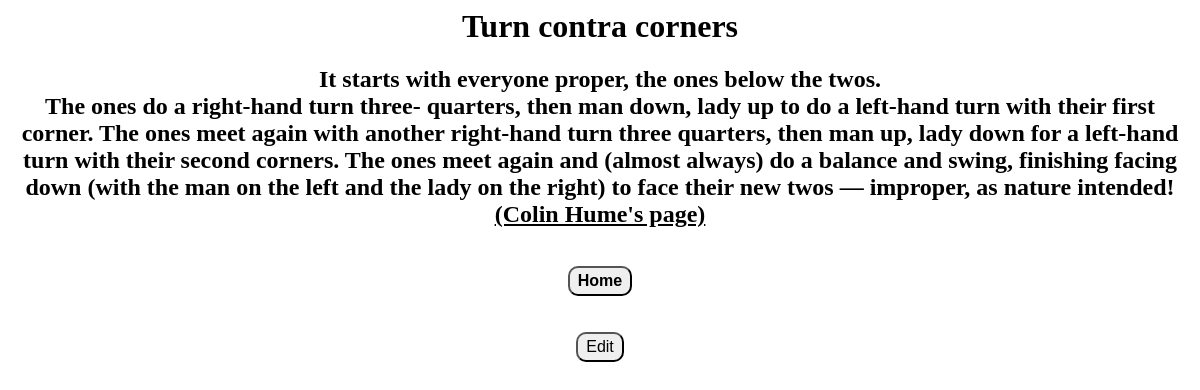
Page /ShowDesc.php/?cardId=20 on the committed database.
### tables this page shows
CREATE TABLE cards (
card_id integer PRIMARY KEY,
title TEXT NOT NULL,
description TEXT
, grouping TEXT);

### database.php (called while the page is built, shortened)
<?php
function GetTitle($cardId, $db)
{
    $sth = $db->prepare("SELECT title FROM cards where card_id=\"".$cardId."\"");
    $sth->execute();
    $row = $sth->fetch();
    if ($row != null) {
        return $row['title'];
    }
    return "Card not found";
}
function GetDesc($cardId, $db)
{
    $sth = $db->prepare("SELECT description FROM cards where card_id=\"".$cardId."\"");
    $sth->execute();
    $row = $sth->fetch();
    if ($row != null) {
        return $row['description'];
    }
    return "Card not found";
}
?>

### ShowDesc.php (the view, shortened to what this page needs)
<?php
include "database.php";
include "header.php";
$cardId = $_GET['cardId'];
echo "</head><body><center>";
$db = DatabaseInit();
if ($db) {
    $title = GetTitle($cardId, $db);
    $desc = GetDesc($cardId, $db);
    echo "<a href=\"/flashcards/ShowTitle.php/?cardId=",$cardId,"\"><h1>",$title,"</h1></a>";
    echo "<h2>",$desc,"</h2><br>";
}
echo "<button class=\"button\" type=\"button\" onclick=\"window.location.href='/flashcards/index.php'\"><b>Home</b></button>";
echo "<br><br><br><button class=\"button\" type=\"button\" onclick=\"window.location.href='/flashcards/edit_card.php/?cardId=",$cardId,"'\">Edit</button><br>";
echo "</body></html>";
?>

### cards.css (style rules this page uses)
.button { border-radius:10px; font-size: 16px; padding: 4px 8px; }

### header.php (style rules this page uses)
A { text-decoration: none; color : #000; }

### rows in the picture
cards: title "Turn contra corners", description "It starts with everyone proper, the ones below the twos. The ones do a right-hand turn three- quarters, then man down, lady up to do a left-hand turn with their first corner. The ones meet again with another right-hand turn three quarters, then man up, lady down for a left-hand turn with their second corners. The ones meet again and (almost always) do a balance and swing, finishing facing down (with the man on the left and the lady on the right) to face their new twos — improper, as nature intended! (Colin Hume's page)"
